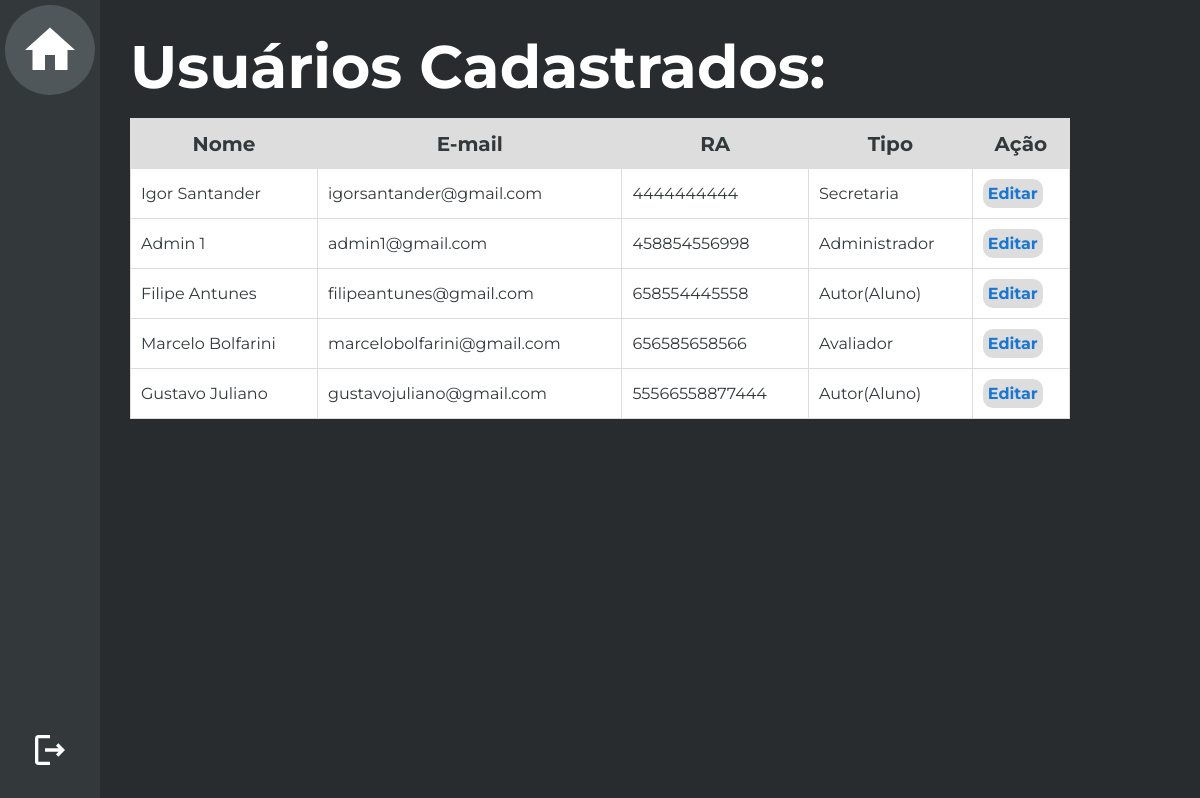
The app's page /Edição de usuário/Secretaria/UsuariosCadastrados.php?id=16 (signed in), older data.
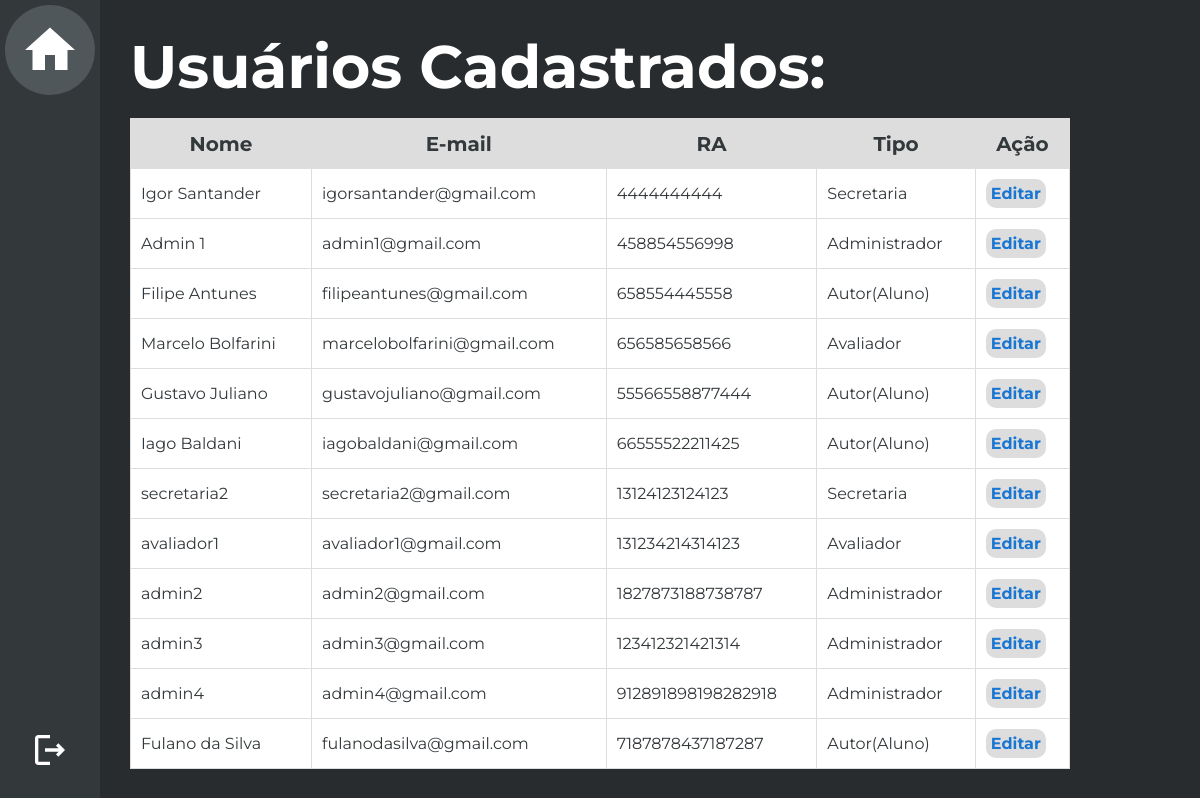
The same page, newer data.
### tables this page shows
CREATE TABLE `usuario` (
  `cod_usuario` smallint(4) NOT NULL,
  `nome` varchar(50) NOT NULL,
  `senha` varchar(32) NOT NULL,
  `cpf` varchar(50) NOT NULL DEFAULT '',
  `email` varchar(50) NOT NULL,
  `matricula` varchar(50) NOT NULL DEFAULT '',
  `tipo` int(11) NOT NULL DEFAULT 0,
  `curso` int(11) NOT NULL,
  `datacadastro` date DEFAULT NULL,
  `diretorio_imagem` varchar(70) NOT NULL
);

### Edição de usuário/Secretaria/UsuariosCadastrados.php (the view, shortened to what this page needs)
<?php
    include("../../conexao.php");
    $id_usuario = intval($_GET['id']);
    $sql_code = "SELECT * FROM usuario";
    $sql_query = $mysqli->query($sql_code) or die($mysqli->error);
    $linha = $sql_query->fetch_assoc();
?>
<html>
    <head>
        <link rel="stylesheet" type="text/css" href="../styleTabelaUsuarios.css"/>
    </head>
    <body>
        <aside>
            <div class="menu">
                <div class="menu-box home" id="home"><a href="javascript:history.back()">
                    <div class="home-img"> <img src="../../Imagens/home-white-18dp.svg" height="60px"/> </div>
                </a></div>
                <div class="menu-box" id="logout"><a href="../../logout.php">
                    <img src="../../Imagens/logout-white-18dp.svg" height="40px"/>
                </a></div>
            </div>
        </aside>
        <main>
            <div class="principal">
                <div class="filler"></div>
                <div class="container">
                    <h1>Usuários Cadastrados:</h1>
                    <table border=1 cellpadding=10>
                        <tr class=titulo>
                            <td>Nome</td>
                            <td>E-mail</td>
                            <td>RA</td>
                            <td>Tipo</td>
                            <td>Ação</td>
                        </tr>
                        <?php
                            do{
                        ?>
                        <tr>
                            <td><?php echo $linha['nome']; ?></td>
                            <td><?php echo $linha['email']; ?></td>
                            <td><?php echo $linha['matricula']; ?></td>
                            <td><?php
                                     if($linha['tipo']==1){
                                         echo "Administrador";
                                     }
                                     else if($linha['tipo']==2){
                                        echo "Autor(Aluno)";
                                    }
                                    else if($linha['tipo']==3){
                                        echo "Avaliador";
                                    }
                                    else if($linha['tipo']==4){
                                        echo "Secretaria";
                                    }
                                ?></td>
                            <td>
                                <a href="edicaoUsuarioSecretaria.php?usuario=<?php echo $linha['cod_usuario']; ?>&id=<?php echo $id_usuario; ?>">Editar</a>
                            </td>
                        </tr>
                        <?php } while($linha = $sql_query->fetch_assoc()); ?>
                    </table>
            </div>
        </main>
    </body>
</html>

Row changes from the older to the newer data that the page shows:
added usuario: nome "Iago Baldani", email "iagobaldani@gmail.com", matricula "66555522211425", shows "Autor(Aluno)"
added usuario: nome "secretaria2", email "secretaria2@gmail.com", matricula "13124123124123", shows "Secretaria"
added usuario: nome "avaliador1", email "avaliador1@gmail.com", matricula "131234214314123", shows "Avaliador"
added usuario: nome "admin2", email "admin2@gmail.com", matricula "1827873188738787", shows "Administrador"
added usuario: nome "admin3", email "admin3@gmail.com", matricula "123412321421314", shows "Administrador"
added usuario: nome "admin4", email "admin4@gmail.com", matricula "912891898198282918", shows "Administrador"
added usuario: nome "Fulano da Silva", email "fulanodasilva@gmail.com", matricula "7187878437187287", shows "Autor(Aluno)"
